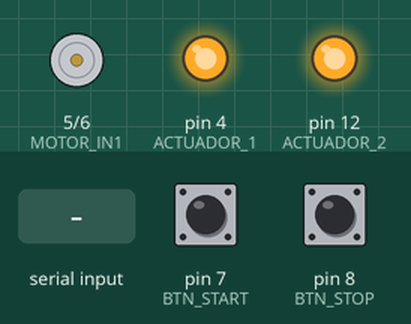
The sketch below on a simulated Arduino Uno, built with avr-gcc and run on an emulated ATmega328P. Shown: motor-driver pin pairs drawn as motors (green arrow = first pin HIGH = forward, orange = second pin HIGH = backward, longer = more drive), output pins drawn as LEDs (lit = HIGH). The test bench sets the inputs (shaded band); at power-on: pin 7 (BTN_START) HIGH, pin 8 (BTN_STOP) HIGH. What the sketch prints to the serial monitor is not drawn.

Above: at 1.2 s.
1.3 s: pin 7 (BTN_START) pulled LOW for 0.15 s
At 2.0 s:
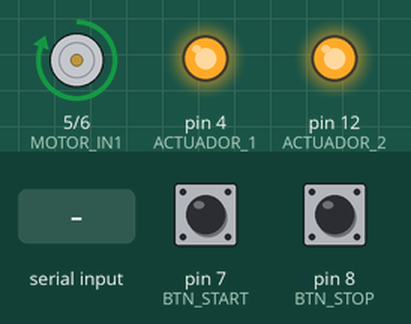
2.9 s: "1" received over Serial
At 3.8 s:
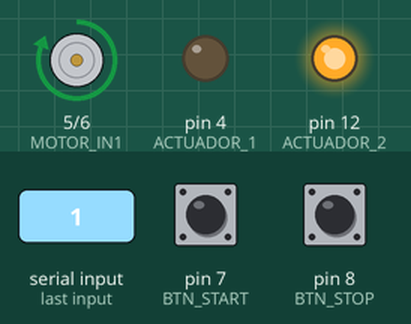
5.4 s: "2" received over Serial
At 7.3 s:
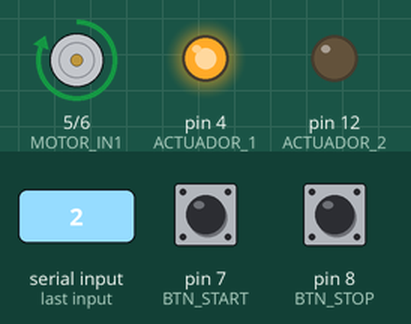
8.4 s: "P" received over Serial
At 9.6 s:
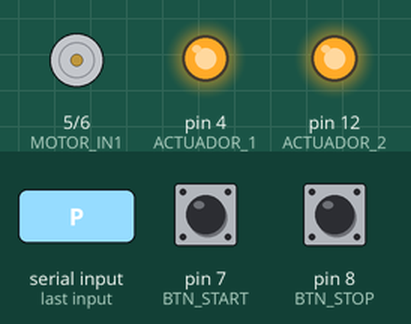
9.9 s: "S" received over Serial
At 11.0 s:
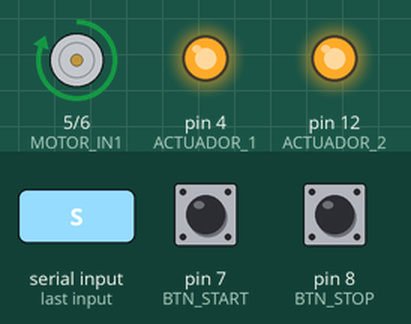
Timing chart, 0 to 12.4 s (numbered marks = the images above; inputs shaded):
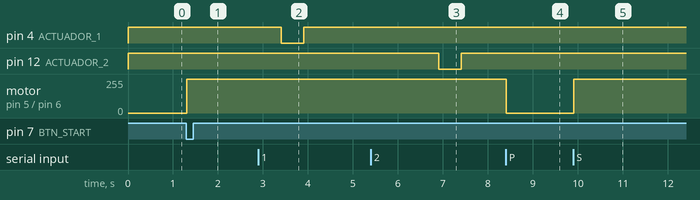

The sketch:

arduino_clasificador.ino
```cpp
#include <Wire.h>

// ===== PINES =====
#define MOTOR_IN1 5
#define MOTOR_IN2 6

// Asignación según tu hardware
#define ACTUADOR_1 4    // Relay Naranja (Para piezas Naranjas)
#define ACTUADOR_2 12   // Relay Verde (Para piezas Verdes)

#define BTN_START 7
#define BTN_STOP  8

bool systemEnabled = false;

// =====================================================
//           CONFIGURACIÓN DE TIEMPOS (AJUSTAR AQUÍ)
// =====================================================
// Tiempo que tarda la banda en llevar la pieza desde la cámara hasta el actuador
// AJUSTA ESTOS VALORES EN MILISEGUNDOS SEGÚN LA VELOCIDAD DE TU BANDA
const int TIEMPO_VIAJE_ACTUADOR_1 = 500;  // Ejemplo: 0.5 seg para llegar al primer pistón
const int TIEMPO_VIAJE_ACTUADOR_2 = 1500; // Ejemplo: 1.5 seg para llegar al segundo pistón

// Tiempo que el pistón se queda afuera empujando
const int TIEMPO_EMPUJE = 500;

void apagarReles() {
  // Lógica Inversa: HIGH = APAGADO
  digitalWrite(ACTUADOR_1, HIGH);
  digitalWrite(ACTUADOR_2, HIGH);
}

void activarPiston(int pinRelay, int tiempoEspera) {
  if (!systemEnabled) return; // Seguridad

  Serial.print("Pieza detectada. Esperando llegada al actuador...");

  // 1. Esperar a que la pieza llegue enfrente del actuador
  // (El Arduino hace una pausa aquí, bloqueando, ideal para proyectos sencillos)
  delay(tiempoEspera);

  // 2. Activar Pistón (LOW = ON)
  digitalWrite(pinRelay, LOW);
  Serial.println("¡DISPARO!");

  // 3. Mantener extendido
  delay(TIEMPO_EMPUJE);

  // 4. Retraer
  digitalWrite(pinRelay, HIGH);
}

void iniciarSistema() {
  systemEnabled = true;
  digitalWrite(MOTOR_IN1, HIGH);
  digitalWrite(MOTOR_IN2, LOW);
}

void detenerSistema() {
  systemEnabled = false;
  digitalWrite(MOTOR_IN1, LOW);
  digitalWrite(MOTOR_IN2, LOW);
  apagarReles();
}

void setup() {
  Serial.begin(115200);

  pinMode(MOTOR_IN1, OUTPUT);
  pinMode(MOTOR_IN2, OUTPUT);
  pinMode(ACTUADOR_1, OUTPUT);
  pinMode(ACTUADOR_2, OUTPUT);
  pinMode(BTN_START, INPUT_PULLUP);
  pinMode(BTN_STOP, INPUT_PULLUP);

  apagarReles();
  digitalWrite(MOTOR_IN1, LOW);
  digitalWrite(MOTOR_IN2, LOW);

  Serial.println("SISTEMA LISTO. Esperando comandos 1 o 2.");
}

void loop() {
  // Botones Manuales
  if (digitalRead(BTN_STOP) == LOW) { detenerSistema(); delay(300); }
  if (digitalRead(BTN_START) == LOW) { iniciarSistema(); delay(300); }

  // Lectura Serial desde Python
  if (Serial.available() > 0) {
    char cmd = Serial.read();

    if (cmd == 'S') iniciarSistema();
    if (cmd == 'P') detenerSistema();

    // --- LÓGICA DE CLASIFICACIÓN ---
    if (cmd == '1') {
      // PIEZA NARANJA -> Actuador 1
      activarPiston(ACTUADOR_1, TIEMPO_VIAJE_ACTUADOR_1);
    }
    else if (cmd == '2') {
      // PIEZA VERDE -> Actuador 2
      activarPiston(ACTUADOR_2, TIEMPO_VIAJE_ACTUADOR_2);
    }
    else if (cmd == '3') {
      // PIEZA AZUL -> No hacemos nada
      Serial.println("Pieza AZUL: Dejando pasar...");
    }
  }
}
```

Measured:
- after the input at 1.3 s, motor on pin 5 (MOTOR_IN1) / pin 6 (MOTOR_IN2): stopped → forward 255/255 at once
- after the input at 2.9 s, pin 4 (ACTUADOR_1): HIGH → LOW after 0.50 s, → HIGH 0.50 s later
- after the input at 5.4 s, pin 12 (ACTUADOR_2): HIGH → LOW after 1.5 s, → HIGH 0.50 s later
- after the input at 8.4 s, motor on pin 5 (MOTOR_IN1) / pin 6 (MOTOR_IN2): forward 255/255 → stopped at once
- after the input at 9.9 s, motor on pin 5 (MOTOR_IN1) / pin 6 (MOTOR_IN2): stopped → forward 255/255 at once
